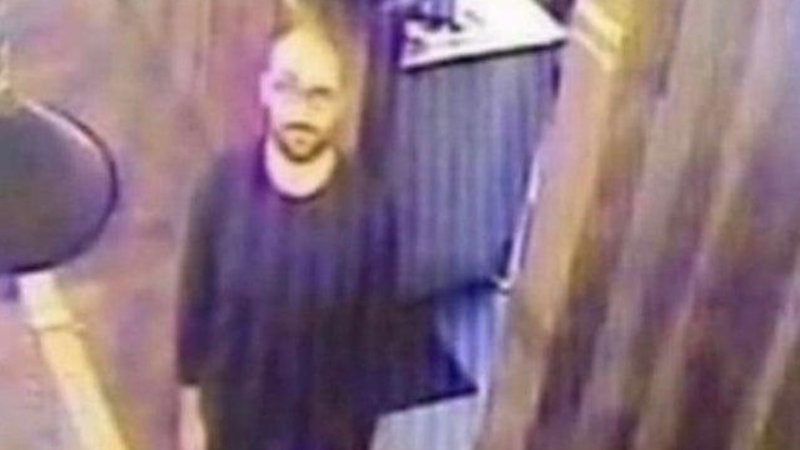
#> input picture backup.jpg, 800 x 450 px
$ jupyter execute --allow-errors BintangAqraWibowo_F1D02410041.ipynb
#> lines starting #> are read from the running program, lines starting #| are printed output that depends on the picture; after the words box and inside, x2 and y2 are one past the last pixel; in counts of white or black regions, pixels touching at a corner belong together
# IMPOR LIBRARY
Kode di atas digunakan untuk mengimpor seluruh library yang dibutuhkan dalam proses pengolahan citra digital. `numpy` diimpor sebagai `np` untuk melakukan operasi matematika dan manipulasi array multidimensi yang merepresentasikan piksel citra. `matplotlib.pyplot` diimpor sebagai `plt` untuk menampilkan citra secara visual dan membuat plot histogram distribusi intensitas. `cv2` merupakan library OpenCV yang menyediakan fungsi-fungsi pengolahan citra tingkat lanjut.

[cell 1]
import matplotlib.pyplot as plt
import cv2
import numpy as np

Baris image = cv2.imread("backup.jpg") berfungsi mengambil data piksel dari file gambar eksternal ke dalam variabel dalam format warna BGR. Baris backup = cv2.cvtColor(image, cv2.COLOR_RGB2GRAY) mengubah citra berwarna tersebut menjadi skala abu abu agar proses manipulasi matematis pada deteksi tepi menjadi lebih sederhana dan efisien.

[cell 2]
image = cv2.imread("backup.jpg")
#> image is the input picture: shape (450, 800, 3); mean B, G, R 128.3, 114.3, 139.7
backup = cv2.cvtColor(image, cv2.COLOR_RGB2GRAY)
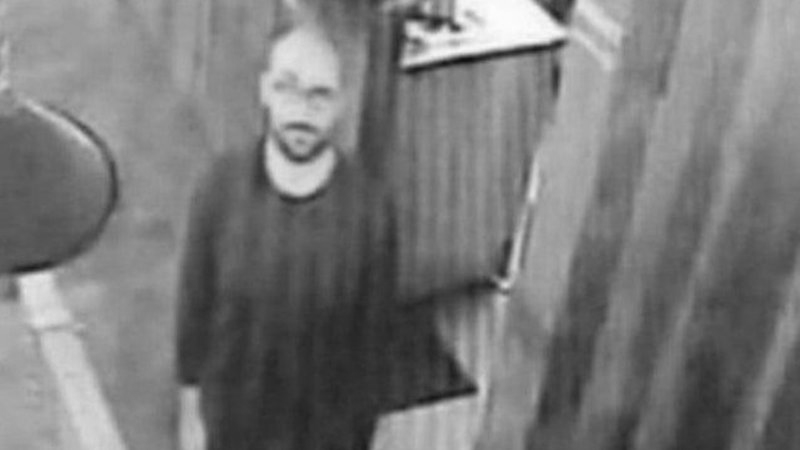
#> backup: shape (450, 800); min 16, max 253, mean 121.4

Fungsi def convolution(img, kernel) dirancang untuk menerapkan filter pada citra. Baris size = kernel.shape[0] menentukan dimensi filter. Baris padded = np.pad(img, pad_size, mode='constant') menambahkan bingkai di sekeliling citra agar ukuran hasil akhir tidak mengecil. Baris canvas = np.zeros_like(img).astype(np.float32) menyiapkan wadah kosong untuk hasil perhitungan. Operasi np.sum(region * kernel) di dalam perulangan merupakan inti dari konvolusi yang menjumlahkan hasil kali antara piksel lokal dengan bobot filter.

[cell 3]
def convolution(img, kernel):
    size = kernel.shape[0]
    pad_size = size // 2

    padded = np.pad(img, pad_size, mode='constant')

    canvas = np.zeros_like(img).astype(np.float32)

    height, width = img.shape
#> height = 450; width = 800

    for i in range(height):
        for j in range(width):
            region = padded[i:i+size, j:j+size]
            canvas[i, j] = np.sum(region * kernel)
    return canvas

Fungsi def edge(img, kernelx, kernely) mengoordinasikan pencarian fitur tepi. Baris gx dan gy memanggil fungsi konvolusi untuk mendapatkan perubahan intensitas pada arah horizontal dan vertikal. Baris canvas = np.abs(gx) + np.abs(gy) menggabungkan kekuatan gradien dari kedua arah tersebut. Baris canvas * 255.0 / np.max(canvas) melakukan normalisasi agar nilai intensitas kembali ke rentang visual yang tepat. Baris np.clip(canvas, 0, 255) memastikan tidak ada nilai piksel yang melebihi batas standar citra digital.

[cell 4]
def edge(img, kernelx, kernely):
    gx = convolution(img, kernelx)
    gy = convolution(img, kernely)

    canvas = np.zeros_like(img, dtype=np.float32)
    canvas = np.abs(gx) + np.abs(gy)
    canvas = canvas * 255.0 / np.max(canvas)

    return np.clip(canvas, 0, 255).astype(np.uint8)

Fungsi def combine_edges(*edges) digunakan untuk menyatukan beberapa hasil deteksi tepi. Baris sum(e.astype(np.float32) for e in edges) mengakumulasikan seluruh fitur tepi yang ditemukan oleh berbagai operator. Penambahan nilai 1e-8 pada pembagi dilakukan untuk menghindari kesalahan matematis pembagian dengan nol saat proses normalisasi skala intensitas.

[cell 5]
def combine_edges(*edges):
    combined = sum(e.astype(np.float32) for e in edges)
    combined = combined * 255.0 / (np.max(combined) + 1e-8)
    return np.clip(combined, 0, 255).astype(np.uint8)

Cell ini menentukan karakteristik transformasi citra melalui matriks bobot. kernelSmoothing berisi nilai pecahan yang sama untuk meratakan intensitas piksel guna mereduksi noise. kernelSharpening memiliki bobot pusat yang besar untuk memperkuat perbedaan intensitas antar tetangga piksel. Variabel prewitt, sobel, dan roberts mendefinisikan operator gradien dengan pola angka tertentu untuk menangkap diskontinuitas atau perubahan mendadak pada citra.

[cell 6]
kernelSmoothing = np.array([
    [1/10, 1/10, 1/10],
    [1/10, 1/5,  1/10],
    [1/10, 1/10, 1/10]
])

kernelSharpening = np.array([
    [1/9, 1/9, 1/9],
    [1/9, 8/9, 1/9],
    [1/9, 1/9, 1/9]
])

#Prewitt
prewittX = np.array([
    [-1, 0, 1],
    [-1, 0, 1],
    [-1, 0, 1]
], dtype=np.float32)

prewittY = np.array([
    [ 1,  1,  1],
    [ 0,  0,  0],
    [-1, -1, -1]
], dtype=np.float32)

#Sobel
sobelX = np.array([
    [-1, 0, 1],
    [-2, 0, 2],
    [-1, 0, 1]
], dtype=np.float32)

sobelY = np.array([
    [ 1,  2,  1],
    [ 0,  0,  0],
    [-1, -2, -1]
], dtype=np.float32)

#Roberts
robertsX = np.array([
    [1,  0],
    [0, -1],
], dtype=np.float32)

robertsY = np.array([
    [ 0,  1],
    [-1,  0],
], dtype=np.float32)

Hasil pengolahan menunjukkan bahwa kernel Sobel memberikan garis tepi yang lebih tebal dan stabil karena adanya efek smoothing internal dibandingkan kernel Prewitt. Kernel Roberts menghasilkan deteksi yang sangat sensitif pada detail kecil namun rentan terhadap gangguan noise pada area latar belakang. Perbandingan antara citra asli dan hasil pemfilteran memperlihatkan bahwa tahap perbaikan kualitas melalui smoothing sangat membantu menjaga kontinuitas garis tepi saat tahap deteksi dilakukan.

[cell 7]
Sharp = convolution(backup, kernelSharpening)
Smooth = convolution(backup, kernelSmoothing)
SmoothSharp = convolution(Smooth, kernelSharpening)

plt.figure(figsize=(20, 13))
plt.subplot(1, 3, 1)
plt.imshow(Sharp, cmap='gray')
plt.title("Sharpening")
plt.axis('off')

plt.subplot(1, 3, 2)
plt.imshow(Smooth, cmap='gray')
plt.title("Smoothing")
plt.axis('off')

plt.subplot(1, 3, 3)
plt.imshow(SmoothSharp, cmap='gray')
plt.title("Sharpening + Smoothing")
plt.axis('off')

plt.show()

Kombinasi Operator:
- **Prewitt + Sobel:** Tepi horizontal/vertikal lebih komprehensif; saling melengkapi karena keduanya berbasis 3×3 namun dengan pembobotan berbeda.
- **Prewitt + Roberts:** Gabungan tepi tegak/mendatar (Prewitt) dan diagonal (Roberts) → lebih lengkap menangkap arah tepi.
- **Sobel + Roberts:** Serupa dengan di atas, tapi Sobel memberikan kontras yang lebih kuat.
- **Prewitt + Sobel + Roberts:** Paling lengkap — menangkap semua arah tepi; hasilnya menampilkan informasi struktur paling banyak, namun bisa overshoot pada area noise.

[cell 8]
tepiSobel   = edge(SmoothSharp, sobelX, sobelY)
#> after the loop in convolution (call 4), `for i in range(height):`:
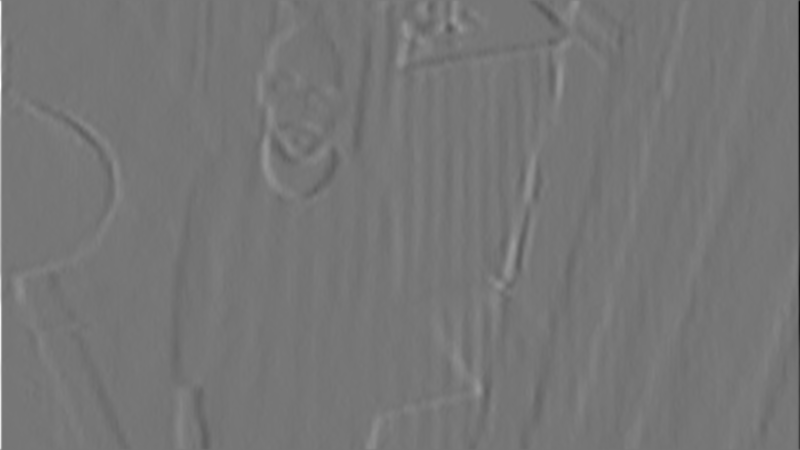
#> canvas: shape (450, 800) float32; min -1156.6, max 1329.2, mean -0.1; drawn with min black and max white
#> after the loop in convolution (call 5), `for i in range(height):`:
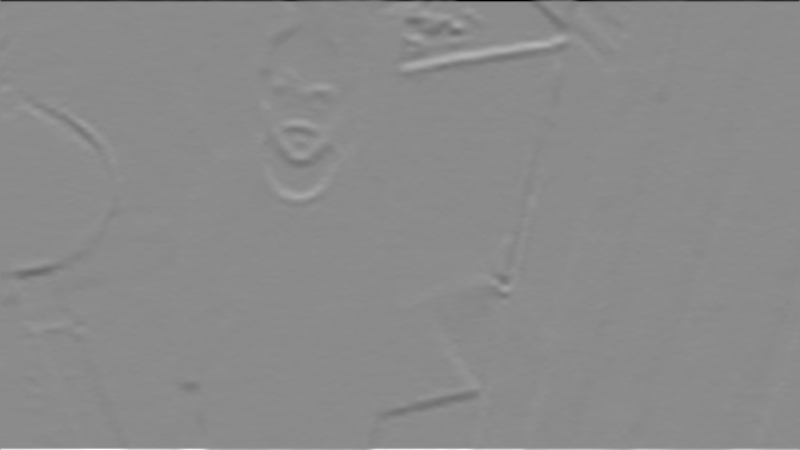
#> canvas: shape (450, 800) float32; min -1672.3, max 1394.2, mean 0.5; drawn with min black and max white
tepiPrewitt = edge(SmoothSharp, prewittX, prewittY)
tepiRoberts = edge(SmoothSharp, robertsX, robertsY)
#> after the loop in convolution (call 8), `for i in range(height):`:
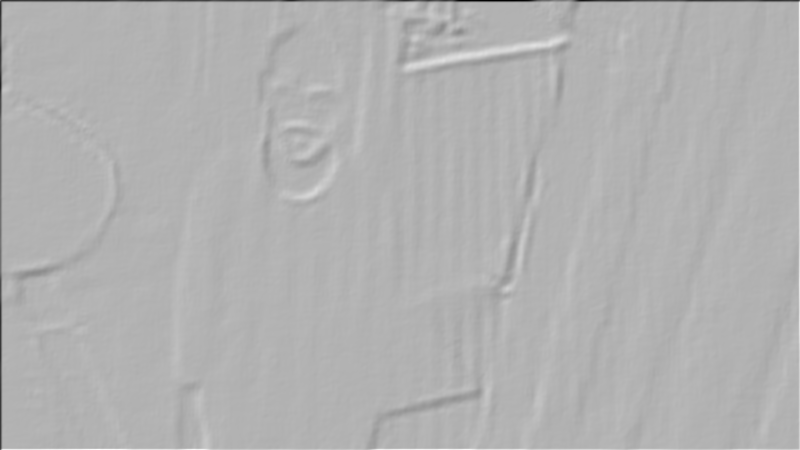
#> canvas: shape (450, 800) float32; min -277.7, max 119.5, mean -0.4; drawn with min black and max white
combo_ps  = combine_edges(tepiPrewitt, tepiSobel)
combo_pr  = combine_edges(tepiPrewitt, tepiRoberts)
combo_sr  = combine_edges(tepiSobel,   tepiRoberts)
combo_psr = combine_edges(tepiPrewitt, tepiSobel, tepiRoberts)

plt.figure(figsize=(20, 13))
plt.subplot(2, 4, 1)
plt.imshow(tepiPrewitt, cmap='gray')
plt.title("Prewitt")
plt.axis('off')

plt.subplot(2, 4, 2)
plt.imshow(tepiSobel, cmap='gray')
plt.title("Sobel")
plt.axis('off')

plt.subplot(2, 4, 3)
plt.imshow(tepiRoberts, cmap='gray')
plt.title("Roberts")
plt.axis('off')

plt.subplot(2, 4, 4)
plt.imshow(combo_ps, cmap="gray")
plt.title("Prewitt + Sobel")
plt.axis('off')

plt.subplot(2, 4, 5)
plt.imshow(combo_pr, cmap="gray")
plt.title("Prewitt + Robert")
plt.axis('off')

plt.subplot(2, 4, 6)
plt.imshow(combo_sr, cmap='gray')
plt.title("Sobel + Robert")
plt.axis('off')

plt.subplot(2, 4, 7)
plt.imshow(combo_psr, cmap='gray')
plt.title("Prewit + Sobel + Robert")
plt.axis('off')

plt.tight_layout()
plt.show()

**Nilai threshold terbaik untuk kasus ini: ± 20–30**

**Alasan:** Pada threshold 20–30, tepi wajah, kerah, dan garis badan orang masih terlihat jelas tanpa terlalu banyak noise dari latar belakang. Threshold 10 terlalu berisik sementara threshold 40+ menghapus terlalu banyak detail penting dari siluet orang di citra CCTV yang memang kualitasnya rendah.

[cell 9]
thresholds = [10, 20, 30, 40, 50, 60]

plt.figure(figsize=(15, 8))

for i in range(len(thresholds)):
    thr = thresholds[i]

    binary = np.zeros_like(tepiSobel)

    for x in range(tepiSobel.shape[0]):
        for y in range(tepiSobel.shape[1]):
            if tepiSobel[x, y] > thr:
                binary[x, y] = 255
            else:
                binary[x, y] = 0

    plt.subplot(2, 3, i + 1)
    plt.imshow(binary, cmap='gray')
    plt.title('Threshold ' + str(thr))
    plt.axis('off')
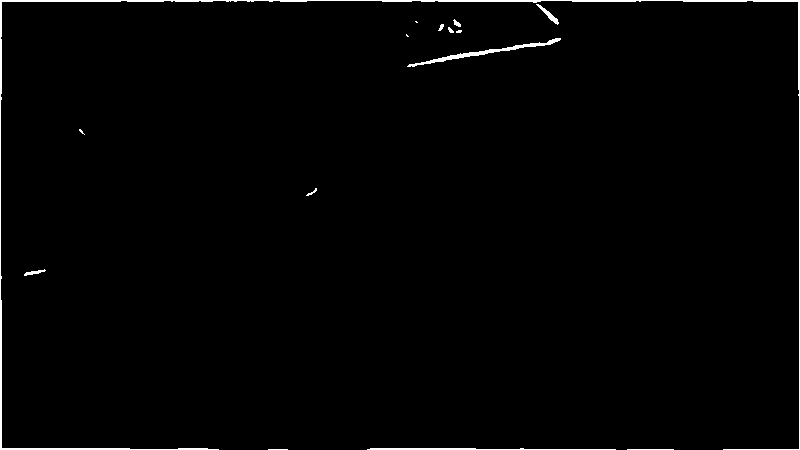
#> binary: shape (450, 800); 1.2% white; 15 white regions (4 under 20 px), largest, box (x1, y1, x2, y2) and area: (0, 0, 800, 450) 3051, (407, 38, 561, 67) 544, (367, 448, 616, 450) 359

plt.tight_layout()
plt.show()
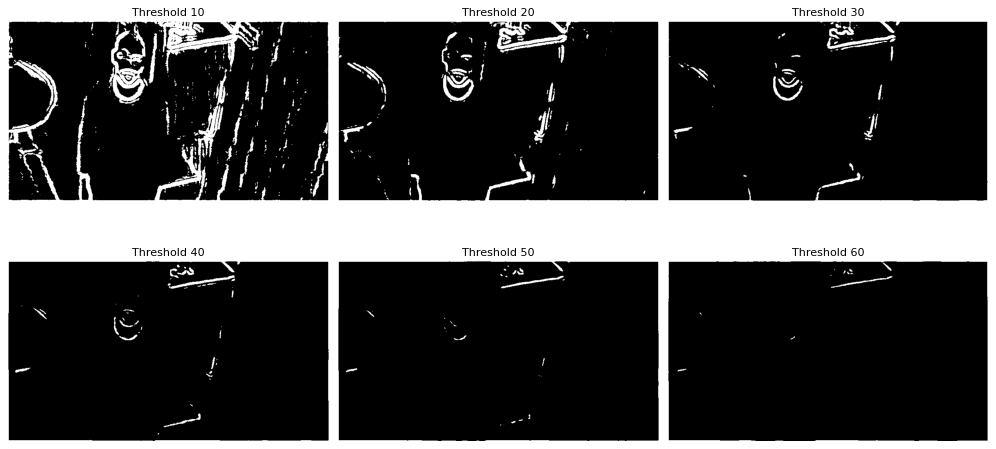
#> figure drawn by matplotlib, 6 panels

Deteksi tepi Sobel menghasilkan peta gradien — piksel tepi tampak terang.
Thresholding mengubah peta gradien menjadi mask hitam-putih.
Dilasi tambahan memastikan seluruh badan termasuk dalam mask.
Blending warna kuning (alpha = 0.5) diterapkan pada piksel yang ada di dalam mask sehingga siluet orang ter-highlight kuning semi-transparan di atas citra asli.

Masking adalah teknik menandai area tertentu menggunakan citra biner (0/255). Area yang bernilai 255 adalah area yang akan diproses, area 0 dibiarkan. Pada kasus CCTV, mask membantu memberi highlight pada area orang.

[cell 10]
img = cv2.imread('backup.jpg')
img_rgb = cv2.cvtColor(img, cv2.COLOR_BGR2RGB)
gray = cv2.cvtColor(img, cv2.COLOR_BGR2GRAY)
h, w = gray.shape
#> h = 450; w = 800

mask = np.zeros((h, w), dtype=np.uint8)
threshold_val = 85

for i in range(h):
    for j in range(w):
        if gray[i, j] < threshold_val:
            mask[i, j] = 255
        else:
            mask[i, j] = 0
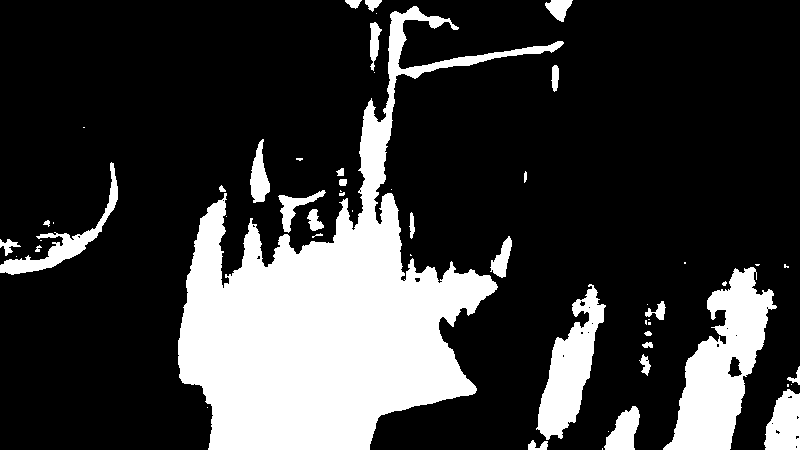
#> mask: shape (450, 800); 22.7% white; 56 white regions (26 under 20 px), largest, box (x1, y1, x2, y2) and area: (178, 6, 564, 450) 58262, (663, 267, 777, 450) 9752, (536, 284, 606, 440) 4762

mask[:, 460:] = 0

for y in range(35, 225):
    for x in range(315, 435):
        mask[y, x] = 255

edges = np.zeros((h, w), dtype=np.uint8)
for i in range(1, h - 1):
    for j in range(1, w - 1):
        if mask[i, j] == 255:
            if (mask[i-1, j] == 0 or mask[i+1, j] == 0 or
                mask[i, j-1] == 0 or mask[i, j+1] == 0):
                edges[i, j] = 255
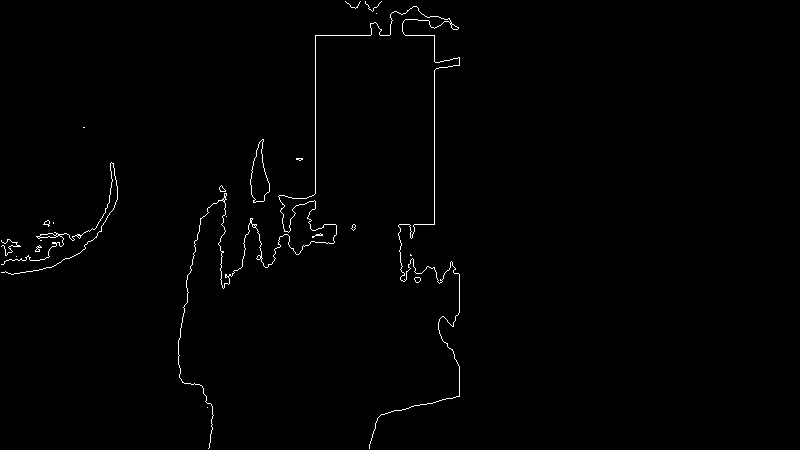
#> edges: shape (450, 800); 0.8% white in thin lines or dots, all inside (x1, y1, x2, y2) = (1, 1, 460, 449)

highlight_result = img_rgb.copy()
alpha = 0.5

for i in range(h):
    for j in range(w):
        if mask[i, j] == 255:
            highlight_result[i, j, 0] = int((255 * alpha) + (highlight_result[i, j, 0] * (1 - alpha)))
            highlight_result[i, j, 1] = int((255 * alpha) + (highlight_result[i, j, 1] * (1 - alpha)))
            highlight_result[i, j, 2] = int((0 * alpha) + (highlight_result[i, j, 2] * (1 - alpha)))

for i in range(h):
    for j in range(w):
        if edges[i, j] == 255:
            highlight_result[i, j] = [255, 255, 0]
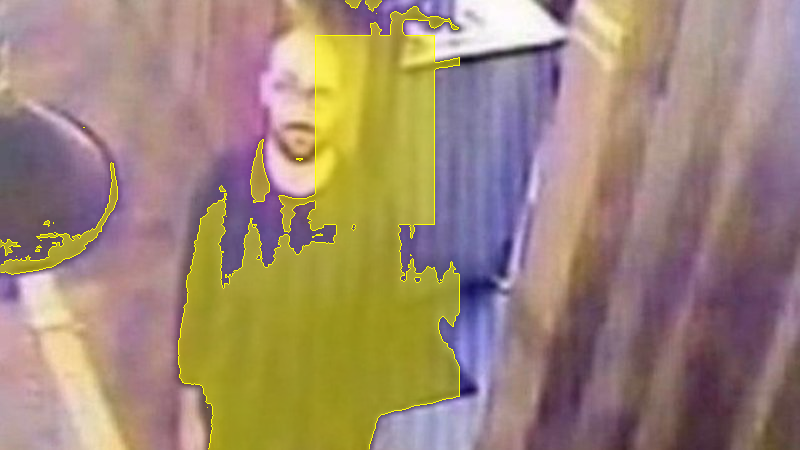
#> highlight_result: shape (450, 800, 3); mean R, G, B 158.7, 135.7, 117.3

plt.figure(figsize=(20, 8))

plt.subplot(1, 3, 1)
plt.imshow(mask, cmap='gray')
plt.axis('off')

plt.subplot(1, 3, 2)
plt.imshow(edges, cmap='gray')
plt.axis('off')

plt.subplot(1, 3, 3)
plt.imshow(highlight_result)
plt.axis('off')

plt.tight_layout()
plt.show()
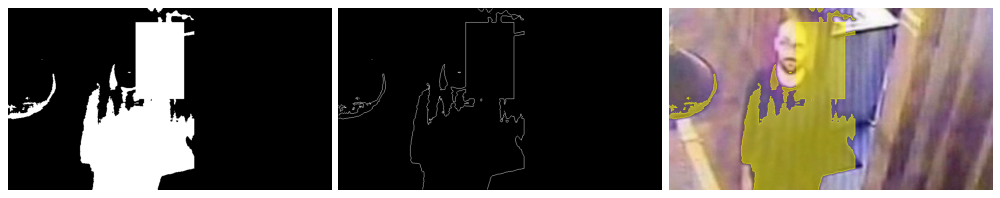
#> figure drawn by matplotlib, 3 panels

[cell 11]
print("Nilai min:", gray.min())
#| Nilai min: 14
print("Nilai max:", gray.max())
#| Nilai max: 253
print("Nilai rata-rata:", int(gray.mean()))
#| Nilai rata-rata: 123
